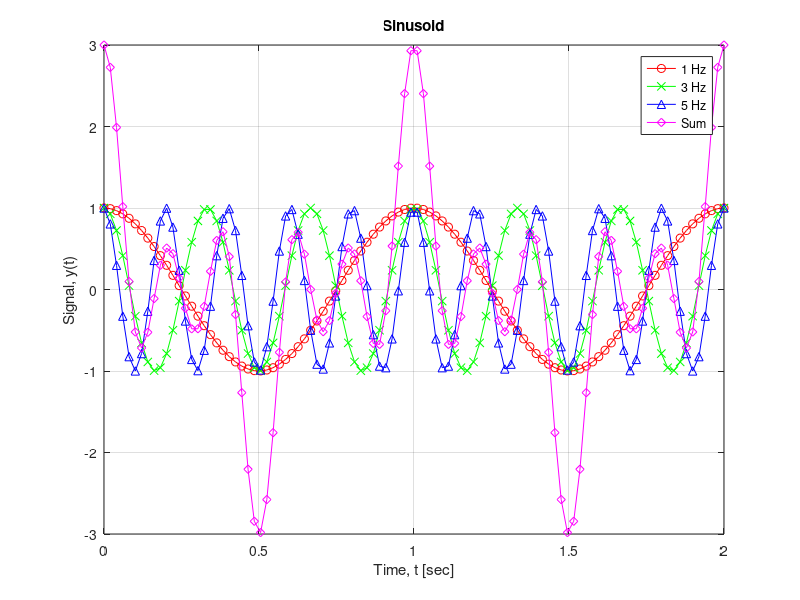

Here is the MATLAB script that generated this plot:
clear;
clc;

t = linspace(0,2,100);

f1 = 1;
f2 = 3;
f3 = 5;

y1 = cos(2*pi*f1*t);
y2 = cos(2*pi*f2*t);
y3 = cos(2*pi*f3*t);
y4 = y1 + y2 + y3;

figure(1);
plot(t,y1,'r-o');
hold on;
plot(t,y2,'g-x');
plot(t,y3,'b-^');
plot(t,y4,'m-d');

grid on;
title('Sinusoid');
xlabel('Time, t [sec]');
ylabel('Signal, y(t)');
legend('1 Hz', '3 Hz', '5 Hz', 'Sum');
